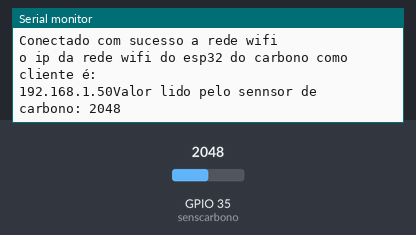
Simulated run of this sketch. Board: ESP32. Shown: the last lines printed to the serial monitor. Inputs (shaded band) come from the test bench; at power-on: GPIO 35 (senscarbono) = 2048. WiFi joins after 1.5 s; servers stay silent unless stated.

Above: at 3.2 s.
3.3 s: GPIO 35 (senscarbono) set to 2866
At 3.3 s:
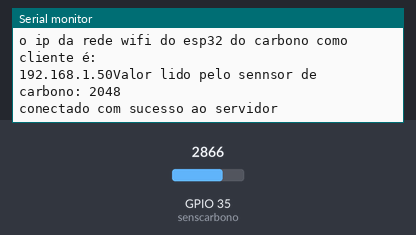
9.9 s: GPIO 35 (senscarbono) set to 3603
At 13.7 s:
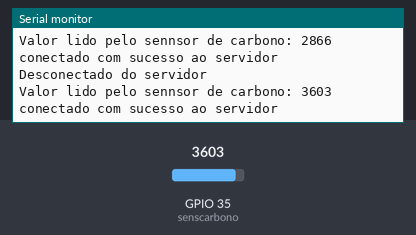
Timing chart, 0 to 15.2 s (numbered marks = the images above; inputs shaded):
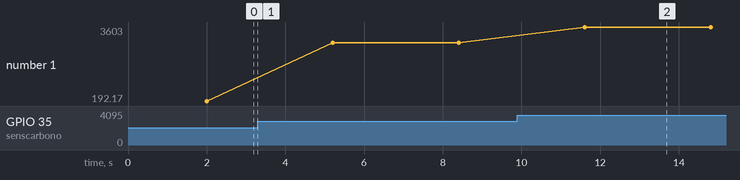

Measured:
- after the input at 9.9 s, the serial monitor: prints a new line after 1.7 s (image 2)
- plotted number 1: 192.17 → 2866 after the input at 3.3 s, 2866 → 3603 after the input at 9.9 s

The sketch:

espcarbono_02.ino
```cpp
#include <WiFi.h>
#include <WiFiClient.h>

const int senscarbono = 35;

const char* nome = "Servidor3104";
const char* senha = "12345678";
const int porta = 600;
const IPAddress ip_servidor(192, 168, 4, 1);
String resposta_servidor;


void setup()
{
  Serial.begin(115200);
  pinMode(senscarbono, INPUT);

WiFi.begin(nome,senha);

while(WiFi.status() != WL_CONNECTED)
{
Serial.println("Conectando ...");
delay(1000);
}

Serial.println();
Serial.println("Conectado com sucesso a rede wifi");

Serial.println();
Serial.println("o ip da rede wifi do esp32 do carbono como cliente é: ");
Serial.print(WiFi.localIP());

}


void loop()
{
  int sencarbono_analog = analogRead(senscarbono);

  Serial.print("Valor lido pelo sennsor de carbono: ");
  Serial.println(sencarbono_analog);

  delay(1000);

  WiFiClient client;

if(client.connect(ip_servidor,porta))//tenta conectar ao servidor
{
Serial.println();
Serial.println("conectado com sucesso ao servidor");

client.println(sencarbono_analog); // envia o valor do sensor para o servidor
client.println(); // envia a linha em branco com /r para indicar o fim da mensagem, usado no protocolo HTTP

// resposta do servior
while (client.connected() && !client.available())  // verificas e o cliente esta conectado e se o servidor não mandou nenhum dado
{
  delay(1000);
}
while(client.available())
{
resposta_servidor = client.readStringUntil('\r'); // le a resposta do servidor e salva na variavel
Serial.println("A resposta do servidor é: ");
Serial.println(resposta_servidor);
}

client.stop();
Serial.println("Desconectado do servidor");

}

else
{
Serial.println("Falha ao tentar conectar com o servidor");
}

}
```
